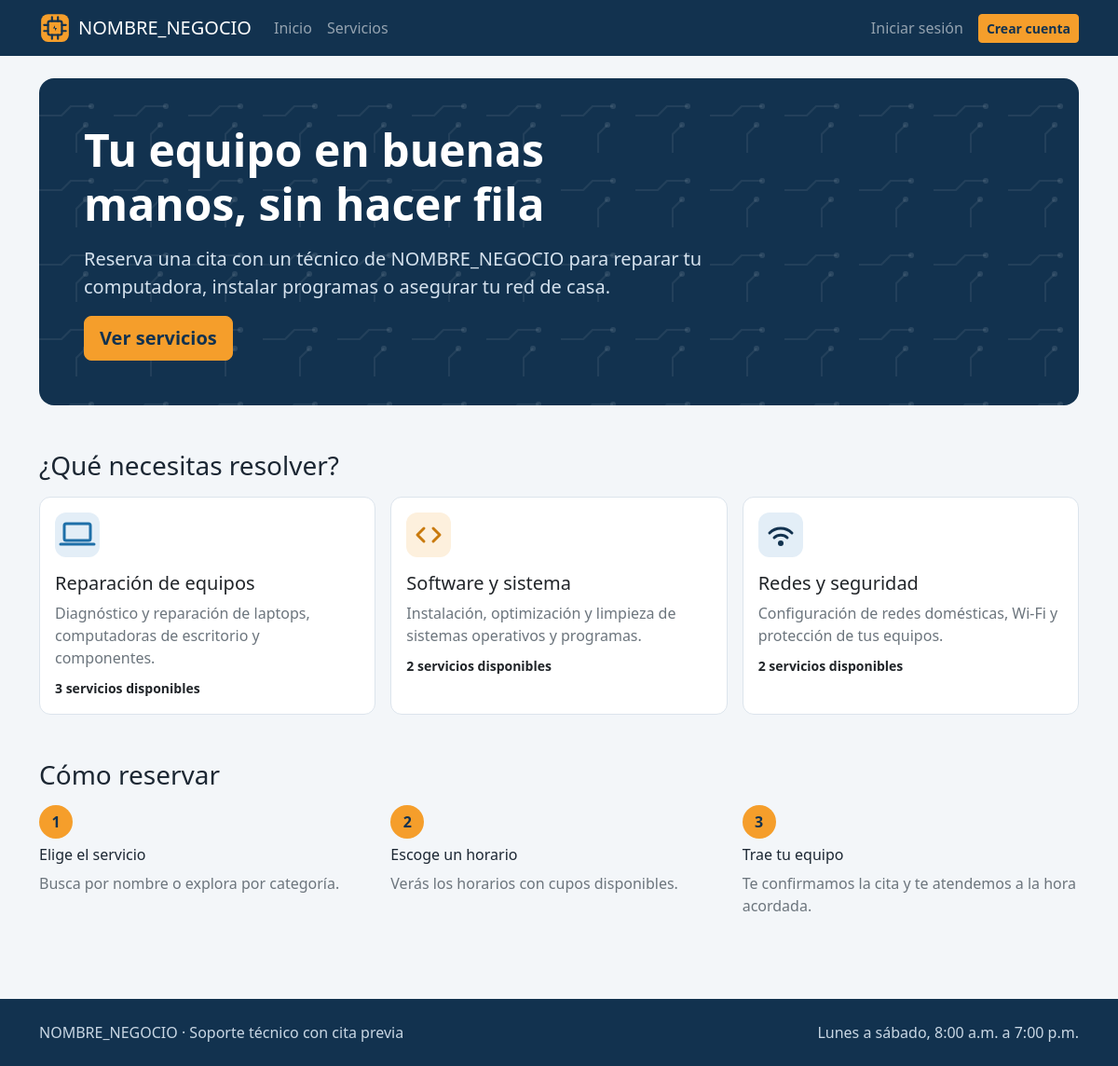
The page / on the database its author committed.
### tables this page shows
CREATE TABLE categorias (
  id          INT AUTO_INCREMENT PRIMARY KEY,
  nombre      VARCHAR(80) NOT NULL UNIQUE,
  descripcion VARCHAR(255) NOT NULL,
  estado      ENUM('ACTIVO','INACTIVO') NOT NULL DEFAULT 'ACTIVO'
);

### includes/seguridad.php (called while the page is built, shortened)
<?php
function e($texto): string
{
    return htmlspecialchars((string) $texto, ENT_QUOTES, 'UTF-8');
}
function url(string $ruta): string
{
    return BASE_URL . '/' . ltrim($ruta, '/');
}
function usuario_actual(): ?array
{
    $usuario = null;
    return $usuario;
}

### index.php (the view, shortened to what this page needs)
<?php
require_once 'includes/seguridad.php';
$sql = "SELECT c.id, c.nombre, c.descripcion, COUNT(s.id) AS total
        FROM categorias c
        LEFT JOIN servicios s ON s.categoria_id = c.id AND s.estado = 'ACTIVO'
        WHERE c.estado = 'ACTIVO'
        GROUP BY c.id, c.nombre, c.descripcion
        ORDER BY c.id";
$categorias = $pdo->query($sql)->fetchAll();
$iconos = [1 => 'cat-reparacion.svg', 2 => 'cat-software.svg', 3 => 'cat-redes.svg'];
require 'includes/header.php';
?>
<section class="portada p-4 p-md-5 mb-5">
  <div class="col-lg-8">
    <h1 class="display-5 fw-bold">Tu equipo en buenas manos, sin hacer fila</h1>
    <p class="lead my-3">Reserva una cita con un técnico de <?= e(NOMBRE_NEGOCIO) ?> para reparar tu computadora, instalar programas o asegurar tu red de casa.</p>
    <a href="<?= url('catalogo.php') ?>" class="btn btn-acento btn-lg">Ver servicios</a>
  </div>
</section>
<section class="mb-5">
  <h2 class="h3 mb-3">¿Qué necesitas resolver?</h2>
  <div class="row g-3">
    <?php foreach ($categorias as $categoria): ?>
      <div class="col-md-4">
        <a href="<?= url('catalogo.php?categoria=' . $categoria['id']) ?>" class="card tarjeta tarjeta-servicio h-100 text-decoration-none">
          <div class="card-body">
            <img src="<?= url('img/' . ($iconos[$categoria['id']] ?? 'cat-general.svg')) ?>" alt="" class="icono-categoria mb-3">
            <h3 class="h5"><?= e($categoria['nombre']) ?></h3>
            <p class="text-secondary mb-2"><?= e($categoria['descripcion']) ?></p>
            <span class="small fw-semibold"><?= (int) $categoria['total'] ?> servicios disponibles</span>
          </div>
        </a>
      </div>
    <?php endforeach; ?>
  </div>
</section>
<section>
  <h2 class="h3 mb-3">Cómo reservar</h2>
  <div class="row g-3">
    <div class="col-md-4">
      <span class="paso-numero mb-2">1</span>
      <h3 class="h6">Elige el servicio</h3>
      <p class="text-secondary">Busca por nombre o explora por categoría.</p>
    </div>
    <div class="col-md-4">
      <span class="paso-numero mb-2">2</span>
      <h3 class="h6">Escoge un horario</h3>
      <p class="text-secondary">Verás los horarios con cupos disponibles.</p>
    </div>
    <div class="col-md-4">
      <span class="paso-numero mb-2">3</span>
      <h3 class="h6">Trae tu equipo</h3>
      <p class="text-secondary">Te confirmamos la cita y te atendemos a la hora acordada.</p>
    </div>
  </div>
</section>
<?php require 'includes/footer.php'; ?>

### includes/header.php (shortened to what this page needs)
<?php
$usuario = usuario_actual();
$rol = $usuario['rol'] ?? null;
?>
<!DOCTYPE html>
<html lang="es">
<head>
  <link rel="stylesheet" href="<?= url('css/bootstrap.min.css') ?>">
  <link rel="stylesheet" href="<?= url('css/estilos.css') ?>">
</head>
<body>
<header>
  <nav class="navbar navbar-expand-lg navbar-dark barra">
    <div class="container">
      <a class="navbar-brand d-flex align-items-center gap-2" href="<?= url($rol === 'ADMIN' ? 'admin/index.php' : 'index.php') ?>">
        <img src="<?= url('img/logo.svg') ?>" alt="" width="34" height="34">
        <span><?= e(NOMBRE_NEGOCIO) ?></span>
      </a>
      <div class="collapse navbar-collapse" id="menu">
        <ul class="navbar-nav me-auto">
          <?php if ($rol === 'ADMIN'): ?>
            <li class="nav-item"><a class="nav-link" href="<?= url('admin/index.php') ?>">Panel</a></li>
            <li class="nav-item"><a class="nav-link" href="<?= url('admin/categorias.php') ?>">Categorías</a></li>
            <li class="nav-item"><a class="nav-link" href="<?= url('admin/servicios.php') ?>">Servicios</a></li>
            <li class="nav-item"><a class="nav-link" href="<?= url('catalogo.php') ?>">Ver catálogo</a></li>
          <?php else: ?>
            <li class="nav-item"><a class="nav-link" href="<?= url('index.php') ?>">Inicio</a></li>
            <li class="nav-item"><a class="nav-link" href="<?= url('catalogo.php') ?>">Servicios</a></li>
          <?php endif; ?>
        </ul>
        <ul class="navbar-nav align-items-lg-center gap-lg-2">
          <?php if ($usuario): ?>
            <li class="nav-item navbar-text small">
              <?= e($usuario['nombre']) ?> · <?= $rol === 'ADMIN' ? 'Administrador' : 'Cliente' ?>
            </li>
            <li class="nav-item">
              <form action="<?= url('logout.php') ?>" method="post" class="d-inline">
                <?= csrf_campo() ?>
                <button type="submit" class="btn btn-sm btn-outline-light">Cerrar sesión</button>
              </form>
            </li>
          <?php else: ?>
            <li class="nav-item"><a class="nav-link" href="<?= url('login.php') ?>">Iniciar sesión</a></li>
            <li class="nav-item"><a class="btn btn-sm btn-acento" href="<?= url('registro.php') ?>">Crear cuenta</a></li>
          <?php endif; ?>
        </ul>
      </div>
    </div>
  </nav>
</header>
<main class="container py-4">

### includes/footer.php (shortened to what this page needs)
</main>
<footer class="pie mt-5">
  <div class="container py-4 d-flex flex-column flex-md-row justify-content-between gap-2">
    <p class="mb-0"><?= e(NOMBRE_NEGOCIO) ?> · Soporte técnico con cita previa</p>
    <p class="mb-0">Lunes a sábado, 8:00 a.m. a 7:00 p.m.</p>
  </div>
</footer>
</body>
</html>

### css/estilos.css (style rules this page uses)
body { background-color: #F3F6F9; color: #1C2733; }
h1, h2, h3 { color: #12324F; }
a { color: #1E6FA8; }
.barra { background-color: #12324F; }
.btn-acento { background-color: #F59E2B; border-color: #F59E2B; color: #12324F; font-weight: 600; }
.portada { background-color: #12324F; background-image: url("../img/circuito.svg"); color: #FFFFFF; border-radius: 1rem; }
.portada h1 { color: #FFFFFF; }
.portada p { color: #D5E2EE; }
.tarjeta { border: 1px solid #DCE4EC; border-radius: 0.75rem; }
.icono-categoria { width: 48px; height: 48px; }
.paso-numero { display: inline-flex; align-items: center; justify-content: center; width: 2.25rem; height: 2.25rem; border-radius: 50%; background-color: #F59E2B; color: #12324F; font-weight: 700; }
.pie { background-color: #12324F; color: #C9D7E4; }

### rows shown on the page
categorias: shows a picture, nombre "Reparación de equipos", descripcion "Diagnóstico y reparación de laptops, computadoras de escritorio y componentes.", total "3"
categorias: shows a picture, nombre "Software y sistema", descripcion "Instalación, optimización y limpieza de sistemas operativos y programas.", total "2"
categorias: shows a picture, nombre "Redes y seguridad", descripcion "Configuración de redes domésticas, Wi-Fi y protección de tus equipos.", total "2"

### other values the page prints
NOMBRE_NEGOCIO "NOMBRE_NEGOCIO"
